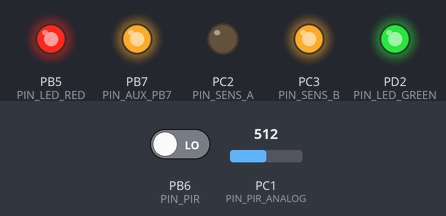
This program was run on a simulated STM32 Blue Pill. On the bench: output pins drawn as LEDs (lit = HIGH). The inputs (shaded band) are chosen by the test bench; at power-on: PB6 (PIN_PIR) LOW, PC1 (PIN_PIR_ANALOG) = 512 (analog values on the 0–1023 scale).

Above: at 1.2 s.
1.3 s: PB6 (PIN_PIR) driven HIGH
At 2.5 s:
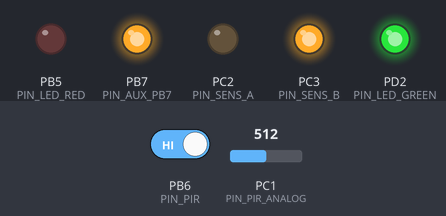
2.8 s: PB6 (PIN_PIR) driven LOW
At 3.7 s:
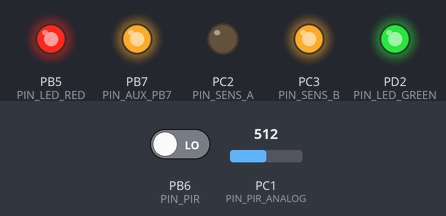
Timing chart, 0 to 5.8 s (numbered marks = the images above; inputs shaded):
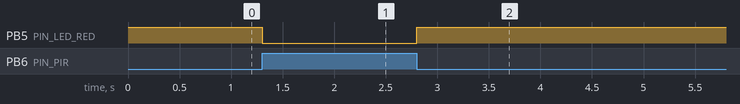

Measured:
- after the input at 1.3 s, PB5 (PIN_LED_RED): HIGH → LOW at once
- after the input at 2.8 s, PB5 (PIN_LED_RED): LOW → HIGH at once

The program:

main.cpp
```cpp
// PIR sensitivity measurement for the YoLink YS7805 (test firmware only).
//
// Holds PC2/PC3 at the combination in g_test.select (writable over SWD) and
// continuously samples the PIR analog level on PC1, tracking the resting level
// and the largest swing from it, plus comparator edges on PB6. The red LED
// mirrors PB6. No radio, no sleep. SWD stays available (PA13/PA14 untouched).
//
// Over SWD: write g_test.select (0..3, bit1 = PC2, bit0 = PC3) and set
// g_test.reset = 1 to clear the statistics; read the struct back afterwards.
#include <Arduino.h>

#define PIN_PIR        PB6
#define PIN_PIR_ANALOG PC1
#define PIN_SENS_A     PC2
#define PIN_SENS_B     PC3
#define PIN_AUX_PB7    PB7
#define PIN_LED_RED    PB5   // active low
#define PIN_LED_GREEN  PD2   // active low

struct Test {
    uint32_t magic;          // 'PIRT'
    volatile uint32_t select;  // bit1 -> PC2, bit0 -> PC3
    volatile uint32_t reset;   // write 1 to clear the stats below
    uint32_t applied;        // select value currently on the pins
    uint32_t samples;
    uint32_t edges;          // PB6 changes
    uint32_t minRaw;         // 8-bit ADC
    uint32_t maxRaw;
    uint32_t baselineX16;    // slow-moving resting level, x16
    uint32_t maxDev;         // largest |sample - baseline|
    uint32_t sumDev;         // sum of |sample - baseline|, for an average
    uint32_t pir;            // PB6 level now
};
volatile Test g_test;

static volatile uint32_t g_edges;
static void onEdge() { g_edges = g_edges + 1; }

static void applySelect(uint32_t sel) {
    digitalWrite(PIN_SENS_A, (sel & 2) ? HIGH : LOW);
    digitalWrite(PIN_SENS_B, (sel & 1) ? HIGH : LOW);
    g_test.applied = sel;
}

static void clearStats() {
    noInterrupts();
    g_edges = 0;
    interrupts();
    g_test.samples = 0;
    g_test.edges = 0;
    g_test.minRaw = 255;
    g_test.maxRaw = 0;
    g_test.maxDev = 0;
    g_test.sumDev = 0;
    g_test.reset = 0;
}

void setup() {
    pinMode(PIN_LED_RED, OUTPUT);
    pinMode(PIN_LED_GREEN, OUTPUT);
    digitalWrite(PIN_LED_RED, HIGH);
    digitalWrite(PIN_LED_GREEN, HIGH);
    pinMode(PIN_AUX_PB7, OUTPUT);
    digitalWrite(PIN_AUX_PB7, HIGH);  // as the stock firmware runs it
    pinMode(PIN_SENS_A, OUTPUT);
    pinMode(PIN_SENS_B, OUTPUT);
    pinMode(PIN_PIR, INPUT);
    attachInterrupt(digitalPinToInterrupt(PIN_PIR), onEdge, CHANGE);
    analogReadResolution(8);

    g_test.select = 1;  // stock "High" at normal temperature: PC2=0, PC3=1
    applySelect(g_test.select);
    g_test.baselineX16 = static_cast<uint32_t>(analogRead(PIN_PIR_ANALOG)) * 16;
    clearStats();
    g_test.magic = 0x54524950;  // "PIRT"
}

void loop() {
    if (g_test.select != g_test.applied) applySelect(g_test.select & 3);
    if (g_test.reset) clearStats();

    uint32_t v = analogRead(PIN_PIR_ANALOG);
    // Baseline: slow exponential average (time constant ~1-2 s at ~1 kHz).
    int32_t base = static_cast<int32_t>(g_test.baselineX16);
    base += (static_cast<int32_t>(v) * 16 - base) / 1024;
    g_test.baselineX16 = base;
    uint32_t dev = static_cast<uint32_t>(abs(static_cast<int32_t>(v) - base / 16));

    g_test.samples = g_test.samples + 1;
    if (v < g_test.minRaw) g_test.minRaw = v;
    if (v > g_test.maxRaw) g_test.maxRaw = v;
    if (dev > g_test.maxDev) g_test.maxDev = dev;
    g_test.sumDev = g_test.sumDev + dev;
    g_test.edges = g_edges;

    uint32_t pir = digitalRead(PIN_PIR);
    g_test.pir = pir;
    digitalWrite(PIN_LED_RED, pir ? LOW : HIGH);  // red mirrors the comparator
    delayMicroseconds(900);
}
```
